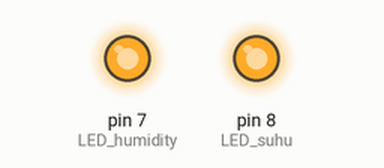
This sketch was run on a simulated Arduino Uno, built with avr-gcc and run on an emulated ATmega328P. Parts: output pins drawn as LEDs (lit = HIGH). What the sketch prints to the serial monitor is not drawn.

Above: at 0.1 s.
Timing chart, 0 to 1.6 s (numbered marks = the images above):
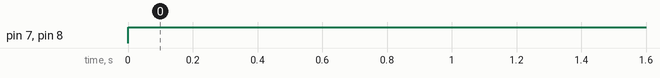

Measured:
- by itself, pin 7 (LED_humidity), pin 8 (LED_suhu): LOW → HIGH at 0.00 s

The sketch:

Percobaan_2.ino
```cpp
#include <Arduino_FreeRTOS.h>
#include <queue.h>

// Struktur data sensor
struct readings {
  int temp;
  int h;
};

// Membuat queue
QueueHandle_t my_queue;

// Deklarasi task
void read_data(void *pvParameters);
void display(void *pvParameters);

void setup() {

  Serial.begin(9600);

  // Pin LED sesuai rangkaian sebelumnya
  pinMode(8, OUTPUT);   // LED suhu
  pinMode(7, OUTPUT);   // LED humidity

  // Membuat queue
  my_queue = xQueueCreate(1, sizeof(struct readings));

  // Membuat task
  xTaskCreate(
    read_data,
    "read sensors",
    128,
    NULL,
    1,
    NULL
  );

  xTaskCreate(
    display,
    "display",
    128,
    NULL,
    1,
    NULL
  );
}

void loop() {
}

/*
   Task membaca data sensor
*/
void read_data(void *pvParameters) {

  struct readings x;

  for (;;) {

    // Simulasi data sensor
    x.temp = 54;
    x.h = 30;

    // Kirim data ke queue
    xQueueSend(my_queue, &x, portMAX_DELAY);

    vTaskDelay(100 / portTICK_PERIOD_MS);
  }
}

/*
   Task menampilkan data dan kontrol LED
*/
void display(void *pvParameters) {

  struct readings x;

  for (;;) {

    // Terima data dari queue
    if (xQueueReceive(my_queue, &x, portMAX_DELAY) == pdPASS) {

      Serial.print("Temp = ");
      Serial.println(x.temp);

      Serial.print("Humidity = ");
      Serial.println(x.h);

      // LED pin 8 untuk suhu
      if (x.temp > 50) {
        digitalWrite(8, HIGH);
      } else {
        digitalWrite(8, LOW);
      }

      // LED pin 7 untuk humidity
      if (x.h > 25) {
        digitalWrite(7, HIGH);
      } else {
        digitalWrite(7, LOW);
      }
    }
  }
}
```
